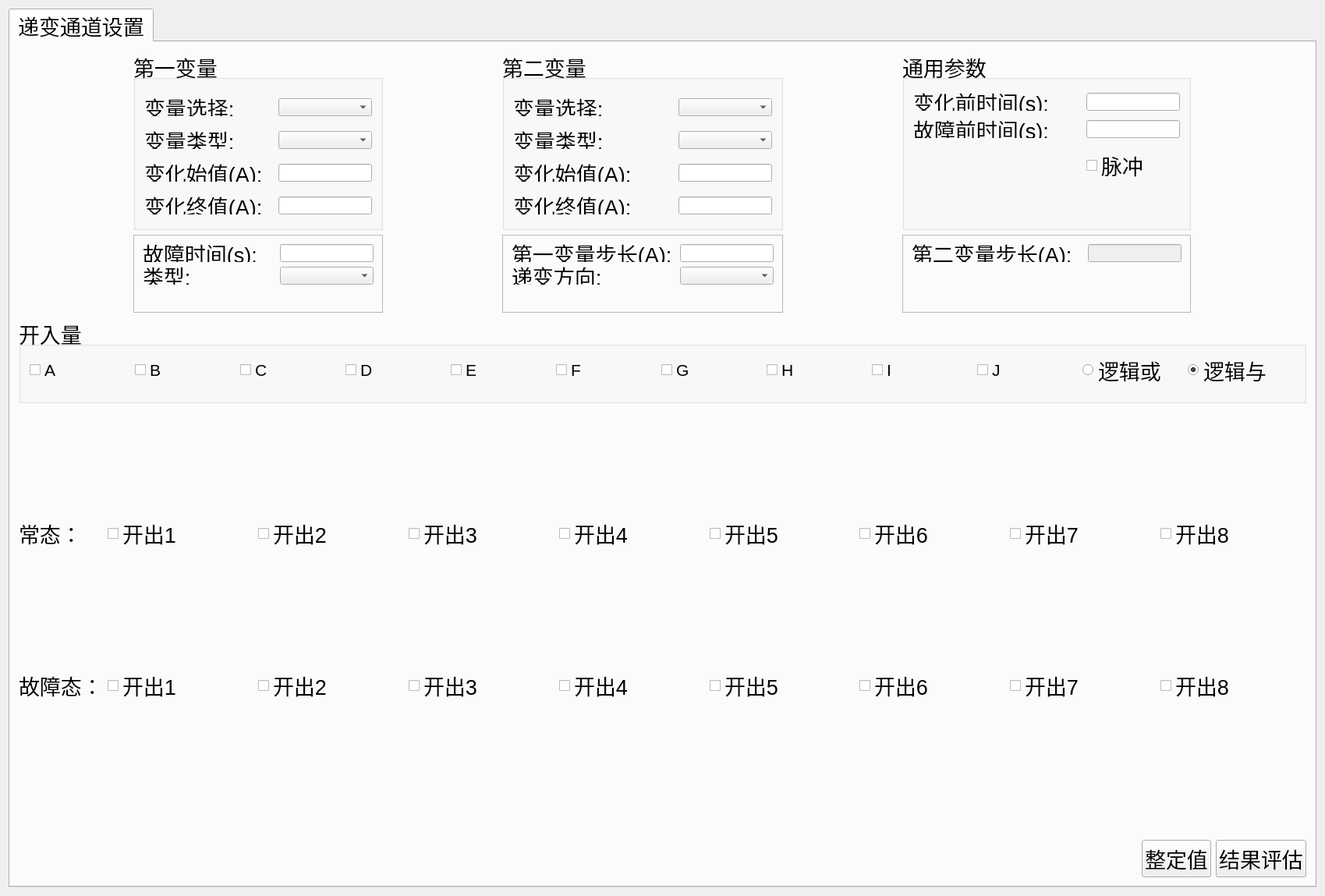
<?xml version="1.0" encoding="UTF-8"?>
<ui version="4.0">
 <class>QSttMacroParaEditViewGradient</class>
 <widget class="QWidget" name="QSttMacroParaEditViewGradient">
  <property name="geometry">
   <rect>
    <x>0</x>
    <y>0</y>
    <width>1699</width>
    <height>1149</height>
   </rect>
  </property>
  <property name="maximumSize">
   <size>
    <width>16777215</width>
    <height>16777215</height>
   </size>
  </property>
  <property name="font">
   <font>
    <pointsize>18</pointsize>
   </font>
  </property>
  <property name="windowTitle">
   <string>QSttMacroParaEditViewGradient</string>
  </property>
  <layout class="QGridLayout" name="gridLayout_12">
   <item row="0" column="0">
    <widget class="QSttTabWidget" name="m_tabWidget">
     <property name="sizePolicy">
      <sizepolicy hsizetype="Preferred" vsizetype="Preferred">
       <horstretch>0</horstretch>
       <verstretch>0</verstretch>
      </sizepolicy>
     </property>
     <property name="maximumSize">
      <size>
       <width>16777215</width>
       <height>16777215</height>
      </size>
     </property>
     <property name="font">
      <font>
       <pointsize>20</pointsize>
      </font>
     </property>
     <property name="focusPolicy">
      <enum>Qt::StrongFocus</enum>
     </property>
     <property name="currentIndex">
      <number>0</number>
     </property>
     <widget class="QWidget" name="tab">
      <attribute name="title">
       <string>递变通道设置</string>
      </attribute>
      <layout class="QVBoxLayout" name="verticalLayout">
       <item>
        <layout class="QHBoxLayout" name="horizontalLayout" stretch="3,3,4">
         <item>
          <widget class="QSttGroupBox" name="m_gpChangeSet">
           <property name="sizePolicy">
            <sizepolicy hsizetype="Preferred" vsizetype="Preferred">
             <horstretch>0</horstretch>
             <verstretch>0</verstretch>
            </sizepolicy>
           </property>
           <property name="minimumSize">
            <size>
             <width>0</width>
             <height>0</height>
            </size>
           </property>
           <property name="maximumSize">
            <size>
             <width>320</width>
             <height>230</height>
            </size>
           </property>
           <property name="title">
            <string>第一变量</string>
           </property>
           <layout class="QGridLayout" name="gridLayout_6">
            <property name="bottomMargin">
             <number>0</number>
            </property>
            <item row="7" column="0">
             <widget class="QLabel" name="m_labFinish">
              <property name="sizePolicy">
               <sizepolicy hsizetype="Minimum" vsizetype="Preferred">
                <horstretch>0</horstretch>
                <verstretch>0</verstretch>
               </sizepolicy>
              </property>
              <property name="maximumSize">
               <size>
                <width>16777215</width>
                <height>23</height>
               </size>
              </property>
              <property name="text">
               <string>变化终值(A):</string>
              </property>
             </widget>
            </item>
            <item row="4" column="1">
             <widget class="QSettingLineEdit" name="m_editInit">
              <property name="sizePolicy">
               <sizepolicy hsizetype="Fixed" vsizetype="Fixed">
                <horstretch>0</horstretch>
                <verstretch>0</verstretch>
               </sizepolicy>
              </property>
              <property name="minimumSize">
               <size>
                <width>120</width>
                <height>0</height>
               </size>
              </property>
              <property name="maximumSize">
               <size>
                <width>120</width>
                <height>23</height>
               </size>
              </property>
             </widget>
            </item>
            <item row="4" column="0">
             <widget class="QLabel" name="m_labInit">
              <property name="sizePolicy">
               <sizepolicy hsizetype="Minimum" vsizetype="Preferred">
                <horstretch>0</horstretch>
                <verstretch>0</verstretch>
               </sizepolicy>
              </property>
              <property name="maximumSize">
               <size>
                <width>16777215</width>
                <height>23</height>
               </size>
              </property>
              <property name="text">
               <string>变化始值(A):</string>
              </property>
             </widget>
            </item>
            <item row="2" column="0">
             <widget class="QLabel" name="m_labVar">
              <property name="sizePolicy">
               <sizepolicy hsizetype="Minimum" vsizetype="Preferred">
                <horstretch>0</horstretch>
                <verstretch>0</verstretch>
               </sizepolicy>
              </property>
              <property name="maximumSize">
               <size>
                <width>16777215</width>
                <height>23</height>
               </size>
              </property>
              <property name="text">
               <string>变量选择:</string>
              </property>
             </widget>
            </item>
            <item row="3" column="1">
             <widget class="QScrollComboBox" name="m_cbbVarType">
              <property name="sizePolicy">
               <sizepolicy hsizetype="Fixed" vsizetype="Fixed">
                <horstretch>0</horstretch>
                <verstretch>0</verstretch>
               </sizepolicy>
              </property>
              <property name="minimumSize">
               <size>
                <width>120</width>
                <height>0</height>
               </size>
              </property>
              <property name="maximumSize">
               <size>
                <width>120</width>
                <height>23</height>
               </size>
              </property>
              <property name="font">
               <font>
                <pointsize>20</pointsize>
               </font>
              </property>
             </widget>
            </item>
            <item row="3" column="0">
             <widget class="QLabel" name="m_labVarType">
              <property name="sizePolicy">
               <sizepolicy hsizetype="Minimum" vsizetype="Preferred">
                <horstretch>0</horstretch>
                <verstretch>0</verstretch>
               </sizepolicy>
              </property>
              <property name="maximumSize">
               <size>
                <width>16777215</width>
                <height>23</height>
               </size>
              </property>
              <property name="text">
               <string>变量类型:</string>
              </property>
             </widget>
            </item>
            <item row="2" column="1">
             <widget class="QScrollComboBox" name="m_cbbVar">
              <property name="sizePolicy">
               <sizepolicy hsizetype="Fixed" vsizetype="Fixed">
                <horstretch>0</horstretch>
                <verstretch>0</verstretch>
               </sizepolicy>
              </property>
              <property name="minimumSize">
               <size>
                <width>120</width>
                <height>0</height>
               </size>
              </property>
              <property name="maximumSize">
               <size>
                <width>120</width>
                <height>23</height>
               </size>
              </property>
              <property name="maxVisibleItems">
               <number>5</number>
              </property>
             </widget>
            </item>
            <item row="7" column="1">
             <widget class="QSettingLineEdit" name="m_editFinish">
              <property name="sizePolicy">
               <sizepolicy hsizetype="Fixed" vsizetype="Fixed">
                <horstretch>0</horstretch>
                <verstretch>0</verstretch>
               </sizepolicy>
              </property>
              <property name="minimumSize">
               <size>
                <width>120</width>
                <height>0</height>
               </size>
              </property>
              <property name="maximumSize">
               <size>
                <width>120</width>
                <height>23</height>
               </size>
              </property>
             </widget>
            </item>
           </layout>
          </widget>
         </item>
         <item>
          <widget class="QSttGroupBox" name="m_gpVarSet">
           <property name="sizePolicy">
            <sizepolicy hsizetype="Preferred" vsizetype="Preferred">
             <horstretch>0</horstretch>
             <verstretch>0</verstretch>
            </sizepolicy>
           </property>
           <property name="minimumSize">
            <size>
             <width>0</width>
             <height>0</height>
            </size>
           </property>
           <property name="maximumSize">
            <size>
             <width>360</width>
             <height>230</height>
            </size>
           </property>
           <property name="title">
            <string>第二变量</string>
           </property>
           <layout class="QGridLayout" name="gridLayout_3">
            <property name="bottomMargin">
             <number>0</number>
            </property>
            <item row="6" column="1">
             <widget class="QLabel" name="m_labFinish2">
              <property name="sizePolicy">
               <sizepolicy hsizetype="Minimum" vsizetype="Preferred">
                <horstretch>0</horstretch>
                <verstretch>0</verstretch>
               </sizepolicy>
              </property>
              <property name="maximumSize">
               <size>
                <width>16777215</width>
                <height>23</height>
               </size>
              </property>
              <property name="text">
               <string>变化终值(A):</string>
              </property>
             </widget>
            </item>
            <item row="1" column="1">
             <widget class="QLabel" name="m_labVarType2">
              <property name="sizePolicy">
               <sizepolicy hsizetype="Minimum" vsizetype="Preferred">
                <horstretch>0</horstretch>
                <verstretch>0</verstretch>
               </sizepolicy>
              </property>
              <property name="maximumSize">
               <size>
                <width>16777215</width>
                <height>23</height>
               </size>
              </property>
              <property name="text">
               <string>变量类型:</string>
              </property>
             </widget>
            </item>
            <item row="0" column="2">
             <widget class="QScrollComboBox" name="m_cbbVar2">
              <property name="sizePolicy">
               <sizepolicy hsizetype="Fixed" vsizetype="Fixed">
                <horstretch>0</horstretch>
                <verstretch>0</verstretch>
               </sizepolicy>
              </property>
              <property name="minimumSize">
               <size>
                <width>120</width>
                <height>0</height>
               </size>
              </property>
              <property name="maximumSize">
               <size>
                <width>120</width>
                <height>23</height>
               </size>
              </property>
              <property name="maxVisibleItems">
               <number>5</number>
              </property>
             </widget>
            </item>
            <item row="1" column="2">
             <widget class="QScrollComboBox" name="m_cbbVarType2">
              <property name="sizePolicy">
               <sizepolicy hsizetype="Fixed" vsizetype="Fixed">
                <horstretch>0</horstretch>
                <verstretch>0</verstretch>
               </sizepolicy>
              </property>
              <property name="minimumSize">
               <size>
                <width>120</width>
                <height>0</height>
               </size>
              </property>
              <property name="maximumSize">
               <size>
                <width>120</width>
                <height>23</height>
               </size>
              </property>
              <property name="font">
               <font>
                <pointsize>20</pointsize>
               </font>
              </property>
             </widget>
            </item>
            <item row="0" column="1">
             <widget class="QLabel" name="m_labVar2">
              <property name="sizePolicy">
               <sizepolicy hsizetype="Minimum" vsizetype="Preferred">
                <horstretch>0</horstretch>
                <verstretch>0</verstretch>
               </sizepolicy>
              </property>
              <property name="maximumSize">
               <size>
                <width>16777215</width>
                <height>23</height>
               </size>
              </property>
              <property name="text">
               <string>变量选择:</string>
              </property>
             </widget>
            </item>
            <item row="3" column="2">
             <widget class="QSettingLineEdit" name="m_editInit2">
              <property name="sizePolicy">
               <sizepolicy hsizetype="Fixed" vsizetype="Fixed">
                <horstretch>0</horstretch>
                <verstretch>0</verstretch>
               </sizepolicy>
              </property>
              <property name="minimumSize">
               <size>
                <width>120</width>
                <height>0</height>
               </size>
              </property>
              <property name="maximumSize">
               <size>
                <width>120</width>
                <height>23</height>
               </size>
              </property>
             </widget>
            </item>
            <item row="6" column="2">
             <widget class="QSettingLineEdit" name="m_editFinish2">
              <property name="sizePolicy">
               <sizepolicy hsizetype="Fixed" vsizetype="Fixed">
                <horstretch>0</horstretch>
                <verstretch>0</verstretch>
               </sizepolicy>
              </property>
              <property name="minimumSize">
               <size>
                <width>120</width>
                <height>0</height>
               </size>
              </property>
              <property name="maximumSize">
               <size>
                <width>120</width>
                <height>23</height>
               </size>
              </property>
             </widget>
            </item>
            <item row="3" column="1">
             <widget class="QLabel" name="m_labInit2">
              <property name="sizePolicy">
               <sizepolicy hsizetype="Minimum" vsizetype="Preferred">
                <horstretch>0</horstretch>
                <verstretch>0</verstretch>
               </sizepolicy>
              </property>
              <property name="maximumSize">
               <size>
                <width>16777215</width>
                <height>23</height>
               </size>
              </property>
              <property name="text">
               <string>变化始值(A):</string>
              </property>
             </widget>
            </item>
           </layout>
          </widget>
         </item>
         <item>
          <widget class="QSttGroupBox" name="m_gpMannual">
           <property name="minimumSize">
            <size>
             <width>0</width>
             <height>0</height>
            </size>
           </property>
           <property name="maximumSize">
            <size>
             <width>370</width>
             <height>230</height>
            </size>
           </property>
           <property name="title">
            <string>通用参数</string>
           </property>
           <layout class="QGridLayout" name="gridLayout_2">
            <item row="2" column="1">
             <widget class="QSttCheckBox" name="m_cbBefore">
              <property name="text">
               <string>脉冲</string>
              </property>
             </widget>
            </item>
            <item row="0" column="1">
             <widget class="QSettingLineEdit" name="m_editTimeBeforeChange">
              <property name="sizePolicy">
               <sizepolicy hsizetype="Fixed" vsizetype="Fixed">
                <horstretch>0</horstretch>
                <verstretch>0</verstretch>
               </sizepolicy>
              </property>
              <property name="minimumSize">
               <size>
                <width>120</width>
                <height>0</height>
               </size>
              </property>
              <property name="maximumSize">
               <size>
                <width>120</width>
                <height>23</height>
               </size>
              </property>
             </widget>
            </item>
            <item row="1" column="0">
             <widget class="QLabel" name="m_labTimeBeforeFail">
              <property name="maximumSize">
               <size>
                <width>16777215</width>
                <height>23</height>
               </size>
              </property>
              <property name="text">
               <string>故障前时间(s):</string>
              </property>
             </widget>
            </item>
            <item row="3" column="0">
             <spacer name="verticalSpacer">
              <property name="orientation">
               <enum>Qt::Vertical</enum>
              </property>
              <property name="sizeType">
               <enum>QSizePolicy::Preferred</enum>
              </property>
              <property name="sizeHint" stdset="0">
               <size>
                <width>20</width>
                <height>40</height>
               </size>
              </property>
             </spacer>
            </item>
            <item row="0" column="0">
             <widget class="QLabel" name="m_labTimeBeforeChange">
              <property name="maximumSize">
               <size>
                <width>16777215</width>
                <height>23</height>
               </size>
              </property>
              <property name="text">
               <string>变化前时间(s):</string>
              </property>
             </widget>
            </item>
            <item row="1" column="1">
             <widget class="QSettingLineEdit" name="m_editTimeBeforeFail">
              <property name="sizePolicy">
               <sizepolicy hsizetype="Fixed" vsizetype="Fixed">
                <horstretch>0</horstretch>
                <verstretch>0</verstretch>
               </sizepolicy>
              </property>
              <property name="minimumSize">
               <size>
                <width>120</width>
                <height>0</height>
               </size>
              </property>
              <property name="maximumSize">
               <size>
                <width>120</width>
                <height>23</height>
               </size>
              </property>
             </widget>
            </item>
           </layout>
          </widget>
         </item>
        </layout>
       </item>
       <item>
        <layout class="QHBoxLayout" name="horizontalLayout_3" stretch="3,3,4">
         <item>
          <widget class="QFrame" name="frame">
           <property name="minimumSize">
            <size>
             <width>0</width>
             <height>0</height>
            </size>
           </property>
           <property name="maximumSize">
            <size>
             <width>320</width>
             <height>100</height>
            </size>
           </property>
           <property name="frameShape">
            <enum>QFrame::StyledPanel</enum>
           </property>
           <property name="frameShadow">
            <enum>QFrame::Raised</enum>
           </property>
           <layout class="QGridLayout" name="gridLayout">
            <property name="bottomMargin">
             <number>0</number>
            </property>
            <item row="1" column="1">
             <widget class="QScrollComboBox" name="m_cbbType">
              <property name="sizePolicy">
               <sizepolicy hsizetype="Expanding" vsizetype="Fixed">
                <horstretch>0</horstretch>
                <verstretch>0</verstretch>
               </sizepolicy>
              </property>
              <property name="minimumSize">
               <size>
                <width>120</width>
                <height>0</height>
               </size>
              </property>
              <property name="maximumSize">
               <size>
                <width>120</width>
                <height>23</height>
               </size>
              </property>
             </widget>
            </item>
            <item row="0" column="1">
             <widget class="QSettingLineEdit" name="m_editTime">
              <property name="sizePolicy">
               <sizepolicy hsizetype="Expanding" vsizetype="Fixed">
                <horstretch>0</horstretch>
                <verstretch>0</verstretch>
               </sizepolicy>
              </property>
              <property name="minimumSize">
               <size>
                <width>120</width>
                <height>0</height>
               </size>
              </property>
              <property name="maximumSize">
               <size>
                <width>120</width>
                <height>23</height>
               </size>
              </property>
             </widget>
            </item>
            <item row="1" column="0">
             <widget class="QLabel" name="m_labType">
              <property name="sizePolicy">
               <sizepolicy hsizetype="Minimum" vsizetype="Preferred">
                <horstretch>0</horstretch>
                <verstretch>0</verstretch>
               </sizepolicy>
              </property>
              <property name="minimumSize">
               <size>
                <width>0</width>
                <height>0</height>
               </size>
              </property>
              <property name="maximumSize">
               <size>
                <width>16777215</width>
                <height>23</height>
               </size>
              </property>
              <property name="text">
               <string>类型:</string>
              </property>
             </widget>
            </item>
            <item row="0" column="0">
             <widget class="QLabel" name="m_labTime">
              <property name="sizePolicy">
               <sizepolicy hsizetype="Minimum" vsizetype="Preferred">
                <horstretch>0</horstretch>
                <verstretch>0</verstretch>
               </sizepolicy>
              </property>
              <property name="minimumSize">
               <size>
                <width>0</width>
                <height>0</height>
               </size>
              </property>
              <property name="maximumSize">
               <size>
                <width>16777215</width>
                <height>23</height>
               </size>
              </property>
              <property name="text">
               <string>故障时间(s):</string>
              </property>
             </widget>
            </item>
            <item row="2" column="0">
             <spacer name="verticalSpacer_4">
              <property name="orientation">
               <enum>Qt::Vertical</enum>
              </property>
              <property name="sizeHint" stdset="0">
               <size>
                <width>20</width>
                <height>40</height>
               </size>
              </property>
             </spacer>
            </item>
           </layout>
          </widget>
         </item>
         <item>
          <widget class="QFrame" name="frame_2">
           <property name="minimumSize">
            <size>
             <width>0</width>
             <height>0</height>
            </size>
           </property>
           <property name="maximumSize">
            <size>
             <width>360</width>
             <height>100</height>
            </size>
           </property>
           <property name="frameShape">
            <enum>QFrame::StyledPanel</enum>
           </property>
           <property name="frameShadow">
            <enum>QFrame::Raised</enum>
           </property>
           <layout class="QGridLayout" name="gridLayout_7">
            <property name="bottomMargin">
             <number>0</number>
            </property>
            <item row="0" column="0">
             <widget class="QLabel" name="m_labStep">
              <property name="sizePolicy">
               <sizepolicy hsizetype="Minimum" vsizetype="Preferred">
                <horstretch>0</horstretch>
                <verstretch>0</verstretch>
               </sizepolicy>
              </property>
              <property name="minimumSize">
               <size>
                <width>0</width>
                <height>0</height>
               </size>
              </property>
              <property name="maximumSize">
               <size>
                <width>16777215</width>
                <height>23</height>
               </size>
              </property>
              <property name="text">
               <string>第一变量步长(A):</string>
              </property>
             </widget>
            </item>
            <item row="1" column="0">
             <widget class="QLabel" name="m_labDirection">
              <property name="sizePolicy">
               <sizepolicy hsizetype="Minimum" vsizetype="Preferred">
                <horstretch>0</horstretch>
                <verstretch>0</verstretch>
               </sizepolicy>
              </property>
              <property name="minimumSize">
               <size>
                <width>0</width>
                <height>0</height>
               </size>
              </property>
              <property name="maximumSize">
               <size>
                <width>16777215</width>
                <height>23</height>
               </size>
              </property>
              <property name="text">
               <string>递变方向:</string>
              </property>
             </widget>
            </item>
            <item row="0" column="1">
             <widget class="QSettingLineEdit" name="m_editStep">
              <property name="sizePolicy">
               <sizepolicy hsizetype="Expanding" vsizetype="Fixed">
                <horstretch>0</horstretch>
                <verstretch>0</verstretch>
               </sizepolicy>
              </property>
              <property name="minimumSize">
               <size>
                <width>120</width>
                <height>0</height>
               </size>
              </property>
              <property name="maximumSize">
               <size>
                <width>120</width>
                <height>23</height>
               </size>
              </property>
             </widget>
            </item>
            <item row="1" column="1">
             <widget class="QScrollComboBox" name="m_cbbDirection">
              <property name="sizePolicy">
               <sizepolicy hsizetype="Expanding" vsizetype="Fixed">
                <horstretch>0</horstretch>
                <verstretch>0</verstretch>
               </sizepolicy>
              </property>
              <property name="minimumSize">
               <size>
                <width>120</width>
                <height>0</height>
               </size>
              </property>
              <property name="maximumSize">
               <size>
                <width>120</width>
                <height>23</height>
               </size>
              </property>
             </widget>
            </item>
            <item row="2" column="0">
             <spacer name="verticalSpacer_6">
              <property name="orientation">
               <enum>Qt::Vertical</enum>
              </property>
              <property name="sizeHint" stdset="0">
               <size>
                <width>20</width>
                <height>40</height>
               </size>
              </property>
             </spacer>
            </item>
           </layout>
          </widget>
         </item>
         <item>
          <widget class="QFrame" name="frame_3">
           <property name="minimumSize">
            <size>
             <width>0</width>
             <height>0</height>
            </size>
           </property>
           <property name="maximumSize">
            <size>
             <width>370</width>
             <height>100</height>
            </size>
           </property>
           <property name="frameShape">
            <enum>QFrame::StyledPanel</enum>
           </property>
           <property name="frameShadow">
            <enum>QFrame::Raised</enum>
           </property>
           <layout class="QGridLayout" name="gridLayout_8" rowstretch="1,0">
            <property name="bottomMargin">
             <number>0</number>
            </property>
            <item row="0" column="1">
             <widget class="QSettingLineEdit" name="m_editStep2">
              <property name="enabled">
               <bool>false</bool>
              </property>
              <property name="sizePolicy">
               <sizepolicy hsizetype="Expanding" vsizetype="Fixed">
                <horstretch>0</horstretch>
                <verstretch>0</verstretch>
               </sizepolicy>
              </property>
              <property name="minimumSize">
               <size>
                <width>120</width>
                <height>0</height>
               </size>
              </property>
              <property name="maximumSize">
               <size>
                <width>120</width>
                <height>23</height>
               </size>
              </property>
             </widget>
            </item>
            <item row="0" column="0">
             <widget class="QLabel" name="m_labStep2">
              <property name="sizePolicy">
               <sizepolicy hsizetype="Preferred" vsizetype="Preferred">
                <horstretch>0</horstretch>
                <verstretch>0</verstretch>
               </sizepolicy>
              </property>
              <property name="minimumSize">
               <size>
                <width>0</width>
                <height>0</height>
               </size>
              </property>
              <property name="maximumSize">
               <size>
                <width>16777215</width>
                <height>23</height>
               </size>
              </property>
              <property name="text">
               <string>第二变量步长(A):</string>
              </property>
             </widget>
            </item>
            <item row="1" column="0">
             <spacer name="verticalSpacer_3">
              <property name="orientation">
               <enum>Qt::Vertical</enum>
              </property>
              <property name="sizeHint" stdset="0">
               <size>
                <width>20</width>
                <height>40</height>
               </size>
              </property>
             </spacer>
            </item>
           </layout>
          </widget>
         </item>
        </layout>
       </item>
       <item>
        <widget class="QSttGroupBox" name="m_gpBin">
         <property name="minimumSize">
          <size>
           <width>0</width>
           <height>70</height>
          </size>
         </property>
         <property name="maximumSize">
          <size>
           <width>16777215</width>
           <height>110</height>
          </size>
         </property>
         <property name="title">
          <string>开入量</string>
         </property>
         <layout class="QHBoxLayout" name="horizontalLayout_4">
          <item>
           <layout class="QGridLayout" name="gridLayout_4">
            <property name="rightMargin">
             <number>9</number>
            </property>
            <property name="bottomMargin">
             <number>9</number>
            </property>
            <item row="0" column="8">
             <widget class="QSttCheckBox" name="m_cbBinI">
              <property name="font">
               <font>
                <pointsize>16</pointsize>
               </font>
              </property>
              <property name="styleSheet">
               <string notr="true"/>
              </property>
              <property name="text">
               <string>I</string>
              </property>
             </widget>
            </item>
            <item row="0" column="3">
             <widget class="QSttCheckBox" name="m_cbBinD">
              <property name="font">
               <font>
                <pointsize>16</pointsize>
               </font>
              </property>
              <property name="styleSheet">
               <string notr="true"/>
              </property>
              <property name="text">
               <string>D</string>
              </property>
             </widget>
            </item>
            <item row="0" column="1">
             <widget class="QSttCheckBox" name="m_cbBinB">
              <property name="font">
               <font>
                <pointsize>16</pointsize>
               </font>
              </property>
              <property name="styleSheet">
               <string notr="true"/>
              </property>
              <property name="text">
               <string>B</string>
              </property>
             </widget>
            </item>
            <item row="0" column="9">
             <widget class="QSttCheckBox" name="m_cbBinJ">
              <property name="font">
               <font>
                <pointsize>16</pointsize>
               </font>
              </property>
              <property name="styleSheet">
               <string notr="true"/>
              </property>
              <property name="text">
               <string>J</string>
              </property>
             </widget>
            </item>
            <item row="0" column="5">
             <widget class="QSttCheckBox" name="m_cbBinF">
              <property name="font">
               <font>
                <pointsize>16</pointsize>
               </font>
              </property>
              <property name="styleSheet">
               <string notr="true"/>
              </property>
              <property name="text">
               <string>F</string>
              </property>
             </widget>
            </item>
            <item row="0" column="10">
             <widget class="QRadioButton" name="m_rbOr">
              <property name="text">
               <string>逻辑或</string>
              </property>
             </widget>
            </item>
            <item row="0" column="0">
             <widget class="QSttCheckBox" name="m_cbBinA">
              <property name="font">
               <font>
                <pointsize>16</pointsize>
               </font>
              </property>
              <property name="styleSheet">
               <string notr="true"/>
              </property>
              <property name="text">
               <string>A</string>
              </property>
             </widget>
            </item>
            <item row="0" column="11">
             <widget class="QRadioButton" name="m_rbAnd">
              <property name="text">
               <string>逻辑与</string>
              </property>
              <property name="checked">
               <bool>true</bool>
              </property>
             </widget>
            </item>
            <item row="0" column="7">
             <widget class="QSttCheckBox" name="m_cbBinH">
              <property name="font">
               <font>
                <pointsize>16</pointsize>
               </font>
              </property>
              <property name="styleSheet">
               <string notr="true"/>
              </property>
              <property name="text">
               <string>H</string>
              </property>
             </widget>
            </item>
            <item row="0" column="6">
             <widget class="QSttCheckBox" name="m_cbBinG">
              <property name="font">
               <font>
                <pointsize>16</pointsize>
               </font>
              </property>
              <property name="styleSheet">
               <string notr="true"/>
              </property>
              <property name="text">
               <string>G</string>
              </property>
             </widget>
            </item>
            <item row="0" column="2">
             <widget class="QSttCheckBox" name="m_cbBinC">
              <property name="font">
               <font>
                <pointsize>16</pointsize>
               </font>
              </property>
              <property name="styleSheet">
               <string notr="true"/>
              </property>
              <property name="text">
               <string>C</string>
              </property>
             </widget>
            </item>
            <item row="0" column="4">
             <widget class="QSttCheckBox" name="m_cbBinE">
              <property name="font">
               <font>
                <pointsize>16</pointsize>
               </font>
              </property>
              <property name="styleSheet">
               <string notr="true"/>
              </property>
              <property name="text">
               <string>E</string>
              </property>
             </widget>
            </item>
           </layout>
          </item>
         </layout>
        </widget>
       </item>
       <item>
        <layout class="QGridLayout" name="gridLayout_5">
         <item row="2" column="8">
          <widget class="QCheckBox" name="ck_Out8_Fault">
           <property name="sizePolicy">
            <sizepolicy hsizetype="MinimumExpanding" vsizetype="Fixed">
             <horstretch>0</horstretch>
             <verstretch>0</verstretch>
            </sizepolicy>
           </property>
           <property name="text">
            <string>开出8</string>
           </property>
          </widget>
         </item>
         <item row="2" column="7">
          <widget class="QCheckBox" name="ck_Out7_Fault">
           <property name="sizePolicy">
            <sizepolicy hsizetype="MinimumExpanding" vsizetype="Fixed">
             <horstretch>0</horstretch>
             <verstretch>0</verstretch>
            </sizepolicy>
           </property>
           <property name="text">
            <string>开出7</string>
           </property>
          </widget>
         </item>
         <item row="2" column="6">
          <widget class="QCheckBox" name="ck_Out6_Fault">
           <property name="sizePolicy">
            <sizepolicy hsizetype="MinimumExpanding" vsizetype="Fixed">
             <horstretch>0</horstretch>
             <verstretch>0</verstretch>
            </sizepolicy>
           </property>
           <property name="text">
            <string>开出6</string>
           </property>
          </widget>
         </item>
         <item row="2" column="5">
          <widget class="QCheckBox" name="ck_Out5_Fault">
           <property name="sizePolicy">
            <sizepolicy hsizetype="MinimumExpanding" vsizetype="Fixed">
             <horstretch>0</horstretch>
             <verstretch>0</verstretch>
            </sizepolicy>
           </property>
           <property name="text">
            <string>开出5</string>
           </property>
          </widget>
         </item>
         <item row="2" column="3">
          <widget class="QCheckBox" name="ck_Out3_Fault">
           <property name="sizePolicy">
            <sizepolicy hsizetype="MinimumExpanding" vsizetype="Fixed">
             <horstretch>0</horstretch>
             <verstretch>0</verstretch>
            </sizepolicy>
           </property>
           <property name="text">
            <string>开出3</string>
           </property>
          </widget>
         </item>
         <item row="2" column="4">
          <widget class="QCheckBox" name="ck_Out4_Fault">
           <property name="sizePolicy">
            <sizepolicy hsizetype="MinimumExpanding" vsizetype="Fixed">
             <horstretch>0</horstretch>
             <verstretch>0</verstretch>
            </sizepolicy>
           </property>
           <property name="text">
            <string>开出4</string>
           </property>
          </widget>
         </item>
         <item row="0" column="1">
          <widget class="QCheckBox" name="ck_Out1">
           <property name="sizePolicy">
            <sizepolicy hsizetype="MinimumExpanding" vsizetype="Fixed">
             <horstretch>0</horstretch>
             <verstretch>0</verstretch>
            </sizepolicy>
           </property>
           <property name="text">
            <string>开出1</string>
           </property>
          </widget>
         </item>
         <item row="0" column="4">
          <widget class="QCheckBox" name="ck_Out4">
           <property name="sizePolicy">
            <sizepolicy hsizetype="MinimumExpanding" vsizetype="Fixed">
             <horstretch>0</horstretch>
             <verstretch>0</verstretch>
            </sizepolicy>
           </property>
           <property name="text">
            <string>开出4</string>
           </property>
          </widget>
         </item>
         <item row="0" column="7">
          <widget class="QCheckBox" name="ck_Out7">
           <property name="sizePolicy">
            <sizepolicy hsizetype="MinimumExpanding" vsizetype="Fixed">
             <horstretch>0</horstretch>
             <verstretch>0</verstretch>
            </sizepolicy>
           </property>
           <property name="text">
            <string>开出7</string>
           </property>
          </widget>
         </item>
         <item row="0" column="6">
          <widget class="QCheckBox" name="ck_Out6">
           <property name="sizePolicy">
            <sizepolicy hsizetype="MinimumExpanding" vsizetype="Fixed">
             <horstretch>0</horstretch>
             <verstretch>0</verstretch>
            </sizepolicy>
           </property>
           <property name="text">
            <string>开出6</string>
           </property>
          </widget>
         </item>
         <item row="0" column="5">
          <widget class="QCheckBox" name="ck_Out5">
           <property name="sizePolicy">
            <sizepolicy hsizetype="MinimumExpanding" vsizetype="Fixed">
             <horstretch>0</horstretch>
             <verstretch>0</verstretch>
            </sizepolicy>
           </property>
           <property name="text">
            <string>开出5</string>
           </property>
          </widget>
         </item>
         <item row="0" column="3">
          <widget class="QCheckBox" name="ck_Out3">
           <property name="sizePolicy">
            <sizepolicy hsizetype="MinimumExpanding" vsizetype="Fixed">
             <horstretch>0</horstretch>
             <verstretch>0</verstretch>
            </sizepolicy>
           </property>
           <property name="text">
            <string>开出3</string>
           </property>
          </widget>
         </item>
         <item row="0" column="2">
          <widget class="QCheckBox" name="ck_Out2">
           <property name="sizePolicy">
            <sizepolicy hsizetype="MinimumExpanding" vsizetype="Fixed">
             <horstretch>0</horstretch>
             <verstretch>0</verstretch>
            </sizepolicy>
           </property>
           <property name="text">
            <string>开出2</string>
           </property>
          </widget>
         </item>
         <item row="2" column="1">
          <widget class="QCheckBox" name="ck_Out1_Fault">
           <property name="sizePolicy">
            <sizepolicy hsizetype="MinimumExpanding" vsizetype="Fixed">
             <horstretch>0</horstretch>
             <verstretch>0</verstretch>
            </sizepolicy>
           </property>
           <property name="text">
            <string>开出1</string>
           </property>
          </widget>
         </item>
         <item row="2" column="2">
          <widget class="QCheckBox" name="ck_Out2_Fault">
           <property name="sizePolicy">
            <sizepolicy hsizetype="MinimumExpanding" vsizetype="Fixed">
             <horstretch>0</horstretch>
             <verstretch>0</verstretch>
            </sizepolicy>
           </property>
           <property name="text">
            <string>开出2</string>
           </property>
          </widget>
         </item>
         <item row="2" column="0">
          <widget class="QLabel" name="label_Fault">
           <property name="sizePolicy">
            <sizepolicy hsizetype="Fixed" vsizetype="Preferred">
             <horstretch>0</horstretch>
             <verstretch>0</verstretch>
            </sizepolicy>
           </property>
           <property name="text">
            <string>故障态：</string>
           </property>
          </widget>
         </item>
         <item row="0" column="8">
          <widget class="QCheckBox" name="ck_Out8">
           <property name="sizePolicy">
            <sizepolicy hsizetype="MinimumExpanding" vsizetype="Fixed">
             <horstretch>0</horstretch>
             <verstretch>0</verstretch>
            </sizepolicy>
           </property>
           <property name="text">
            <string>开出8</string>
           </property>
          </widget>
         </item>
         <item row="0" column="0">
          <widget class="QLabel" name="label_PreFault">
           <property name="sizePolicy">
            <sizepolicy hsizetype="Fixed" vsizetype="Preferred">
             <horstretch>0</horstretch>
             <verstretch>0</verstretch>
            </sizepolicy>
           </property>
           <property name="text">
            <string>常态：  </string>
           </property>
          </widget>
         </item>
         <item row="1" column="0">
          <spacer name="verticalSpacer_5">
           <property name="orientation">
            <enum>Qt::Vertical</enum>
           </property>
           <property name="sizeType">
            <enum>QSizePolicy::Preferred</enum>
           </property>
           <property name="sizeHint" stdset="0">
            <size>
             <width>20</width>
             <height>5</height>
            </size>
           </property>
          </spacer>
         </item>
        </layout>
       </item>
       <item>
        <spacer name="verticalSpacer_2">
         <property name="orientation">
          <enum>Qt::Vertical</enum>
         </property>
         <property name="sizeType">
          <enum>QSizePolicy::Preferred</enum>
         </property>
         <property name="sizeHint" stdset="0">
          <size>
           <width>20</width>
           <height>30</height>
          </size>
         </property>
        </spacer>
       </item>
       <item>
        <layout class="QHBoxLayout" name="horizontalLayout_2">
         <item>
          <spacer name="horizontalSpacer">
           <property name="orientation">
            <enum>Qt::Horizontal</enum>
           </property>
           <property name="sizeHint" stdset="0">
            <size>
             <width>40</width>
             <height>20</height>
            </size>
           </property>
          </spacer>
         </item>
         <item>
          <widget class="QPushButton" name="m_btnSettingValue">
           <property name="text">
            <string>整定值</string>
           </property>
          </widget>
         </item>
         <item>
          <widget class="QPushButton" name="m_btnEstimate">
           <property name="text">
            <string>结果评估</string>
           </property>
          </widget>
         </item>
        </layout>
       </item>
      </layout>
      <zorder>m_gpBin</zorder>
      <zorder></zorder>
      <zorder>verticalSpacer_2</zorder>
      <zorder></zorder>
      <zorder></zorder>
     </widget>
    </widget>
   </item>
  </layout>
 </widget>
 <layoutdefault spacing="6" margin="11"/>
 <customwidgets>
  <customwidget>
   <class>QSttTabWidget</class>
   <extends>QTabWidget</extends>
   <header>../Controls/SttTabWidget.h</header>
   <container>1</container>
  </customwidget>
  <customwidget>
   <class>QSttCheckBox</class>
   <extends>QCheckBox</extends>
   <header>../Controls/SttCheckBox.h</header>
  </customwidget>
  <customwidget>
   <class>QScrollComboBox</class>
   <extends>QComboBox</extends>
   <header>../../../Module/UI/Module/ScrollCtrl/ScrollComboBox.h</header>
   <slots>
    <slot>on_FaultMode_currentIndexChanged(int)</slot>
   </slots>
  </customwidget>
  <customwidget>
   <class>QSettingLineEdit</class>
   <extends>QLineEdit</extends>
   <header>../../UI/Controls/SettingCtrls/qsettinglineedit.h</header>
  </customwidget>
  <customwidget>
   <class>QSttGroupBox</class>
   <extends>QGroupBox</extends>
   <header>../Controls/SttGroupBox.h</header>
   <container>1</container>
  </customwidget>
 </customwidgets>
 <resources/>
 <connections/>
</ui>
